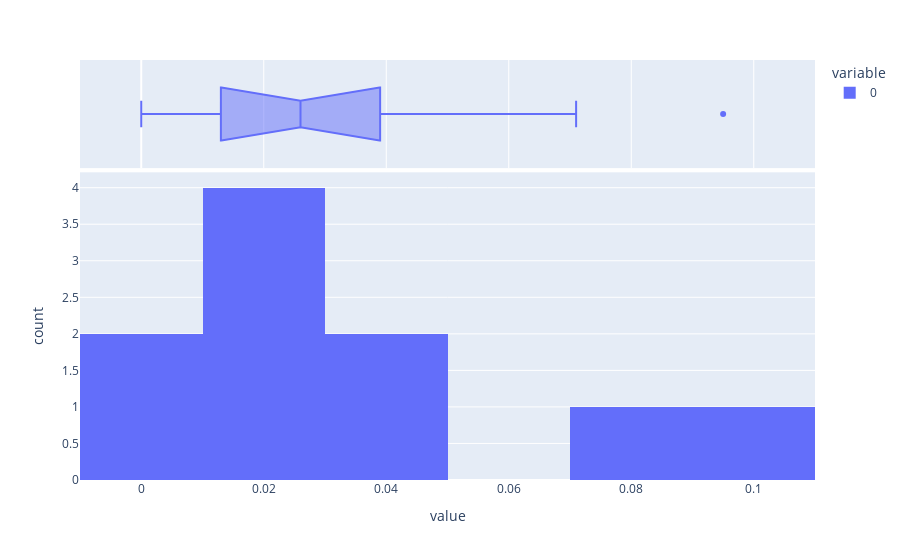

The notebook cell saved with this chart:
### Code cell
import plotly.express as px
feature_idx = 0
fig = px.histogram([item[feature_idx] for item in intersection_matrix], marginal="box", nbins=5)
fig.show()
# intersection_matrix

### Figure 1 — Plotly figure (JSON) as saved in the notebook; plotly's stock layout.template omitted (floating-point values rounded to 4 significant figures)
{"data": [{"alignmentgroup": "True", "bingroup": "x", "hovertemplate": "variable=0<br>value=%{x}<br>count=%{y}<extra></extra>", "legendgroup": "0", "marker": {"color": "#636efa"}, "name": "0", "nbinsx": 5, "offsetgroup": "0", "orientation": "v", "showlegend": true, "type": "histogram", "x": [0, 0.008, 0.095, 0.071, 0.013, 0.039, 0.038, 0.024, 0.026, 0.026], "xaxis": "x", "yaxis": "y"}, {"alignmentgroup": "True", "hovertemplate": "variable=0<br>value=%{x}<extra></extra>", "legendgroup": "0", "marker": {"color": "#636efa"}, "name": "0", "notched": true, "offsetgroup": "0", "showlegend": false, "type": "box", "x": [0, 0.008, 0.095, 0.071, 0.013, 0.039, 0.038, 0.024, 0.026, 0.026], "xaxis": "x2", "yaxis": "y2"}], "layout": {"autosize": true, "barmode": "relative", "legend": {"title": {"text": "variable"}, "tracegroupgap": 0}, "margin": {"t": 60}, "xaxis": {"anchor": "y", "autorange": true, "domain": [0, 1], "range": [-0.01, 0.11], "title": {"text": "value"}, "type": "linear"}, "xaxis2": {"anchor": "y2", "autorange": true, "domain": [0, 1], "matches": "x", "range": [-0.01, 0.11], "showgrid": true, "showticklabels": false, "type": "linear"}, "yaxis": {"anchor": "x", "autorange": true, "domain": [0, 0.7326], "range": [0, 4.211], "title": {"text": "count"}}, "yaxis2": {"anchor": "x2", "autorange": true, "domain": [0.7426, 1], "matches": "y2", "range": [-0.5, 0.5], "showgrid": false, "showline": false, "showticklabels": false, "ticks": "", "type": "linear"}}}
